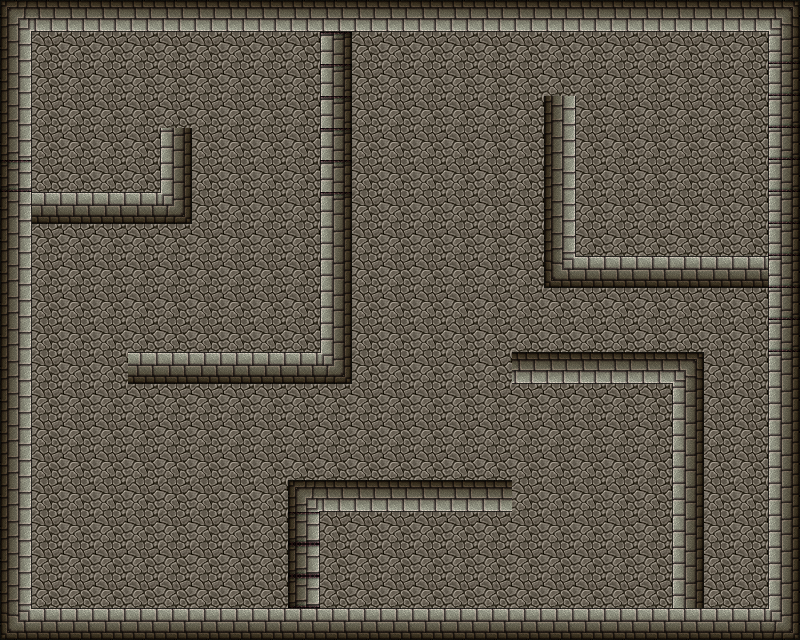

A level layout from a 2D game, rendered from its tile map. Below: a short description, then the map file with its tile-grid data intact:
An orthogonal 25x20 tile map with 32x32 px tiles, 2 tile layers (backgroundLayer, blockedLayer), 1 hidden layer not drawn, 3 tilesets.

<map version="1.0" orientation="orthogonal" width="25" height="20" tilewidth="32" tileheight="32">
 <tileset firstgid="1" name="tilee" tilewidth="32" tileheight="32">
  <image source="../img/tilee.png" width="512" height="512" />
 </tileset>
 <tileset firstgid="257" name="TileC" tilewidth="32" tileheight="32">
  <image source="../img/TileC.png" width="512" height="512" />
 </tileset>
 <tileset firstgid="513" name="walls1" tilewidth="32" tileheight="32">
  <image source="../img/walls1.png" width="448" height="512" />
 </tileset>
 <layer name="backgroundLayer" width="25" height="20">
  <data encoding="csv">
482,482,482,482,482,482,482,482,482,482,482,482,482,482,482,482,482,482,482,482,482,482,482,482,482,
482,482,482,482,482,482,482,482,482,482,482,482,482,482,482,482,482,482,482,482,482,482,482,482,482,
482,482,482,482,482,482,482,482,482,482,482,482,482,482,482,482,482,482,482,482,482,482,482,482,482,
482,482,482,482,482,482,482,482,482,482,482,482,482,482,482,482,482,482,482,482,482,482,482,482,482,
482,482,482,482,482,482,482,482,482,482,482,482,482,482,482,482,482,482,482,482,482,482,482,482,482,
482,482,482,482,482,482,482,482,482,482,482,482,482,482,482,482,482,482,482,482,482,482,482,482,482,
482,482,482,482,482,482,482,482,482,482,482,482,482,482,482,482,482,482,482,482,482,482,482,482,482,
482,482,482,482,482,482,482,482,482,482,482,482,482,482,482,482,482,482,482,482,482,482,482,482,482,
482,482,482,482,482,482,482,482,482,482,482,482,482,482,482,482,482,482,482,482,482,482,482,482,482,
482,482,482,482,482,482,482,482,482,482,482,482,482,482,482,482,482,482,482,482,482,482,482,482,482,
482,482,482,482,482,482,482,482,482,482,482,482,482,482,482,482,482,482,482,482,482,482,482,482,482,
482,482,482,482,482,482,482,482,482,482,482,482,482,482,482,482,482,482,482,482,482,482,482,482,482,
482,482,482,482,482,482,482,482,482,482,482,482,482,482,482,482,482,482,482,482,482,482,482,482,482,
482,482,482,482,482,482,482,482,482,482,482,482,482,482,482,482,482,482,482,482,482,482,482,482,482,
482,482,482,482,482,482,482,482,482,482,482,482,482,482,482,482,482,482,482,482,482,482,482,482,482,
482,482,482,482,482,482,482,482,482,482,482,482,482,482,482,482,482,482,482,482,482,482,482,482,482,
482,482,482,482,482,482,482,482,482,482,482,482,482,482,482,482,482,482,482,482,482,482,482,482,482,
482,482,482,482,482,482,482,482,482,482,482,482,482,482,482,482,482,482,482,482,482,482,482,482,482,
482,482,482,482,482,482,482,482,482,482,482,482,482,482,482,482,482,482,482,482,482,482,482,482,482,
482,482,482,482,482,482,482,482,482,482,482,482,482,482,482,482,482,482,482,482,482,482,482,482,482
</data>
 </layer>
 <layer name="blockedLayer" width="25" height="20">
  <data encoding="csv">
543,516,516,516,516,516,516,516,516,516,516,516,516,516,516,516,516,516,516,516,516,516,516,516,544,
527,0,0,0,0,0,0,0,0,0,514,0,0,0,0,0,0,0,0,0,0,0,0,0,542,
527,0,0,0,0,0,0,0,0,0,514,0,0,0,0,0,0,0,0,0,0,0,0,0,542,
527,0,0,0,0,0,0,0,0,0,514,0,0,0,0,0,0,527,0,0,0,0,0,0,542,
527,0,0,0,0,528,0,0,0,0,514,0,0,0,0,0,0,527,0,0,0,0,0,0,542,
555,0,0,0,0,528,0,0,0,0,514,0,0,0,0,0,0,527,0,0,0,0,0,0,542,
527,530,530,530,530,558,0,0,0,0,514,0,0,0,0,0,0,527,0,0,0,0,0,0,542,
527,0,0,0,0,0,0,0,0,0,528,0,0,0,0,0,0,527,0,0,0,0,0,0,542,
527,0,0,0,0,0,0,0,0,0,528,0,0,0,0,0,0,557,530,530,530,530,530,530,542,
527,0,0,0,0,0,0,0,0,0,528,0,0,0,0,0,0,0,0,0,0,0,0,0,542,
527,0,0,0,0,0,0,0,0,0,528,0,0,0,0,0,0,0,0,0,0,0,0,0,542,
527,0,0,0,530,530,530,530,530,530,558,0,0,0,0,0,516,516,516,516,516,544,0,0,528,
527,0,0,0,0,0,0,0,0,0,0,0,0,0,0,0,0,0,0,0,0,528,0,0,528,
527,0,0,0,0,0,0,0,0,0,0,0,0,0,0,0,0,0,0,0,0,528,0,0,528,
527,0,0,0,0,0,0,0,0,0,0,0,0,0,0,0,0,0,0,0,0,528,0,0,528,
527,0,0,0,0,0,0,0,0,543,516,516,516,516,516,516,0,0,0,0,0,528,0,0,528,
527,0,0,0,0,0,0,0,0,555,0,0,0,0,0,0,0,0,0,0,0,528,0,0,528,
527,0,0,0,0,0,0,0,0,555,0,0,0,0,0,0,0,0,0,0,0,528,0,0,528,
527,0,0,0,0,0,0,0,0,555,0,0,0,0,0,0,0,0,0,0,0,528,0,0,528,
557,530,530,530,530,530,530,530,530,530,530,530,530,530,530,530,530,530,530,530,530,530,530,530,558
</data>
 </layer>
 <layer name="props" width="25" height="20" visible="0">
  <data encoding="csv">
0,0,0,0,0,0,0,0,0,0,0,0,0,0,0,0,0,0,0,0,0,0,0,0,0,
0,0,0,0,0,0,0,0,0,0,0,0,0,0,0,0,0,0,0,0,0,0,0,0,0,
0,0,0,0,0,0,0,0,0,0,0,0,0,0,0,0,0,0,0,0,0,0,0,0,0,
0,0,0,0,0,0,0,261,261,0,0,0,0,0,261,0,0,0,0,0,0,0,0,0,0,
0,0,0,0,0,0,0,0,0,0,0,0,0,0,0,261,0,0,0,0,0,0,0,0,0,
0,0,0,0,0,0,0,0,0,0,0,0,0,0,0,0,0,0,0,0,0,0,261,0,0,
0,0,0,0,0,0,0,0,0,0,0,0,0,0,0,0,0,0,0,0,0,261,0,0,0,
0,0,0,0,0,0,0,0,0,0,0,0,0,0,0,0,0,0,0,0,0,0,0,0,0,
0,0,0,0,0,0,0,0,0,0,0,0,0,0,0,0,0,0,0,0,0,0,0,0,0,
0,0,0,0,0,0,0,0,0,0,0,0,0,0,0,0,0,0,0,0,0,0,0,0,0,
0,0,0,0,0,0,0,0,0,0,0,0,0,0,0,0,0,0,0,0,0,0,0,0,0,
0,0,0,0,0,0,0,0,0,0,0,0,0,0,0,0,0,0,0,0,0,0,0,0,0,
0,0,0,0,0,0,0,0,0,0,0,0,0,0,0,0,0,0,0,0,0,0,0,0,0,
0,0,0,0,0,0,0,0,0,0,0,0,0,0,0,0,0,0,0,0,0,0,0,0,0,
0,0,0,429,429,0,0,0,0,0,0,0,0,0,0,0,0,0,0,0,0,0,0,0,0,
0,0,0,429,429,0,0,0,0,0,0,0,0,0,0,0,0,0,0,0,0,0,0,0,0,
0,0,0,0,0,0,0,0,0,0,0,0,0,0,0,0,261,261,0,0,0,0,0,0,0,
0,0,0,0,0,0,0,0,0,0,0,0,0,0,0,0,0,0,0,0,0,0,0,0,0,
0,0,0,0,0,0,0,0,0,0,0,0,0,0,0,0,0,0,0,0,0,0,0,0,0,
0,0,0,0,0,0,0,0,0,0,0,0,0,0,0,0,0,0,0,0,0,0,0,0,0
</data>
 </layer>
</map>
